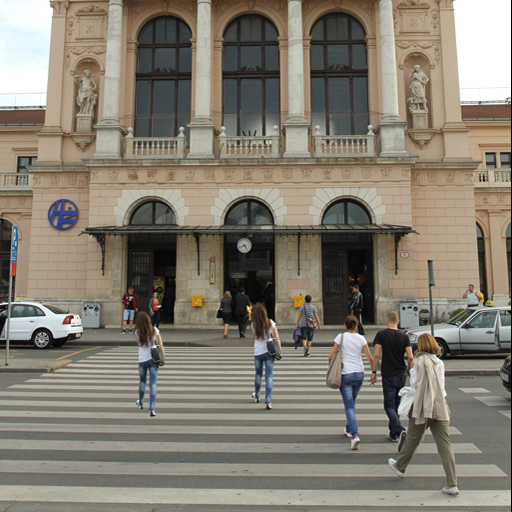
#> input picture input/example.png, 512 x 512 px
$ python detector.py input/example.png out input/example.png
#> lines starting #> are read from the running program, lines starting #| are printed output that depends on the picture; after the words box and inside, x2 and y2 are one past the last pixel; in counts of white or black regions, pixels touching at a corner belong together
import sys
import os
import time
import cv2
import numpy as np

BLOCK = 16
STRIDE = 4
FEATURES = 15
NEIGHBORS = 14
MIN_PAIRS = 12

def frequency_positions():
    positions = []
    s = 1
    while len(positions) < FEATURES:
        for k in range(s + 1):
            if len(positions) >= FEATURES:
                break
            x = k if s % 2 == 0 else s - k
            y = s - x
            positions.append((x, y))
        s += 1
    return positions

def preprocess_image(bgr, max_dimension=768):
    if bgr is None or max_dimension < 1:
        raise ValueError("Invalid image for preprocessing")
    if len(bgr.shape) == 3 and bgr.shape[2] == 3:
        gray = cv2.cvtColor(bgr, cv2.COLOR_BGR2GRAY)
    elif len(bgr.shape) == 3 and bgr.shape[2] == 4:
        gray = cv2.cvtColor(bgr, cv2.COLOR_BGRA2GRAY)
    elif len(bgr.shape) == 2:
        gray = bgr.copy()
    else:
        raise ValueError("Unsupported number of image channels")

    h, w = gray.shape[:2]
    largest = max(h, w)
    if largest > max_dimension:
        scale = max_dimension / largest
        new_w = max(1, int(round(w * scale)))
        new_h = max(1, int(round(h * scale)))
        gray = cv2.resize(gray, (new_w, new_h), interpolation=cv2.INTER_AREA)
    return gray

# [6 lines left out: function covers_region_blocks, not called in this run]

def filter_periodic_lattice_groups(groups, min_pairs=12, collinearity_threshold=0.96, max_harmonic_siblings=2):
    """
    Identifies and suppresses displacement groups generated by periodic natural or architectural
    structures (such as brick walls, fences, window columns, or floor tiles).
    When an image contains periodic textures, matching blocks occur at regular harmonic intervals
    (e.g., dx, 2*dx, 3*dx), resulting in multiple collinear displacement groups with high sibling counts.
    """
    valid_groups = {k: v for k, v in groups.items() if len(v) >= min_pairs}
    if len(valid_groups) <= 2:
        return valid_groups

    keys = list(valid_groups.keys())
    periodic_keys = set()

    for i in range(len(keys)):
        collinear_siblings = 0
        u = np.array(keys[i], dtype=float)
        nu = np.linalg.norm(u)
        if nu == 0:
            continue
        for j in range(len(keys)):
            if i == j:
                continue
            v = np.array(keys[j], dtype=float)
            nv = np.linalg.norm(v)
            if nv == 0:
                continue
            cos_sim = abs(np.dot(u, v) / (nu * nv))
            if cos_sim >= collinearity_threshold:
                collinear_siblings += 1
        if collinear_siblings > max_harmonic_siblings:
            periodic_keys.add(keys[i])

    filtered = {k: v for k, v in valid_groups.items() if k not in periodic_keys}
    return filtered

def detect_dct(gray, dist_threshold=0.30, min_pairs=MIN_PAIRS, deviation_threshold=12, filter_periodic=True):
    h, w = gray.shape[:2]
    mask = np.zeros((h, w), dtype=np.uint8)
    color = cv2.cvtColor(gray, cv2.COLOR_GRAY2BGR)
    visualization = np.hstack([color, color])

    if w < BLOCK or h < BLOCK:
        return {'mask': mask, 'visualization': visualization, 'candidate_pairs': 0, 'consistent_pairs': 0, 'displacement_groups': 0}

    positions = frequency_positions()
    descriptors = []
    blocks = []

    for y in range(0, h - BLOCK + 1, STRIDE):
        for x in range(0, w - BLOCK + 1, STRIDE):
            patch = gray[y:y+BLOCK, x:x+BLOCK]
            mean, deviation = cv2.meanStdDev(patch)
            if deviation[0][0] < deviation_threshold:
                continue
            patch_f = patch.astype(np.float32)
            transformed = cv2.dct(patch_f)
            # transformed[row, col] -> row = py, col = px
            desc = np.array([transformed[py, px] for px, py in positions], dtype=np.float32)
            length = np.linalg.norm(desc)
            if length < 1.0:
                continue
            desc /= length
            descriptors.append(desc)
            blocks.append((x, y))

    if len(descriptors) < min_pairs * 2:
        return {'mask': mask, 'visualization': visualization, 'candidate_pairs': 0, 'consistent_pairs': 0, 'displacement_groups': 0}

    desc_arr = np.array(descriptors, dtype=np.float32)
    flann = cv2.FlannBasedMatcher(dict(algorithm=1, trees=4), dict(checks=64))
    k_matches = min(NEIGHBORS, len(desc_arr))
    nearest = flann.knnMatch(desc_arr, desc_arr, k=k_matches)

    groups = {}
    candidate_pairs = 0

    for neighbors in nearest:
        accepted = 0
        for m in neighbors:
            a = blocks[m.queryIdx]
            b = blocks[m.trainIdx]
            if m.distance >= dist_threshold or np.hypot(a[0] - b[0], a[1] - b[1]) < 32 or (a[0], a[1]) >= (b[0], b[1]):
                continue
            shift_x = b[0] - a[0]
            shift_y = b[1] - a[1]
            group_key = (int(round(shift_x / 8.0)), int(round(shift_y / 8.0)))
            if group_key not in groups:
                groups[group_key] = []
            groups[group_key].append({'a': a, 'b': b, 'dist': m.distance})
            candidate_pairs += 1
            accepted += 1
            if accepted == 3:
                break

    displacement_groups = 0
    verified = []
    occ_rows = (h - BLOCK) // STRIDE + 1
    occ_cols = (w - BLOCK) // STRIDE + 1

    target_groups = filter_periodic_lattice_groups(groups, min_pairs=min_pairs) if filter_periodic else {k: v for k, v in groups.items() if len(v) >= min_pairs}

    for group_key, pairs in target_groups.items():
        pairs.sort(key=lambda p: p['dist'])
        used_src = set()
        used_tgt = set()
        distinct = []
        occupied = np.zeros((occ_rows, occ_cols), dtype=np.uint8)

        for p in pairs:
            a = p['a']
            b = p['b']
            if a in used_src or b in used_tgt:
                continue
            used_src.add(a)
            used_tgt.add(b)
            distinct.append(p)
            occupied[a[1] // STRIDE, a[0] // STRIDE] = 255

        if len(distinct) < min_pairs:
            continue

        num_labels, labels = cv2.connectedComponents(occupied, connectivity=8)
        components = [[] for _ in range(num_labels)]
        for p in distinct:
            lbl = labels[p['a'][1] // STRIDE, p['a'][0] // STRIDE]
            components[lbl].append(p)

        kept_group = False
        for lbl in range(1, num_labels):
            comp = components[lbl]
            if len(comp) < min_pairs or not covers_region_blocks(comp):
                continue
            kept_group = True
            verified.extend(comp)
        if kept_group:
            displacement_groups += 1

    for p in verified:
        cv2.rectangle(mask, (p['a'][0], p['a'][1]), (p['a'][0] + BLOCK, p['a'][1] + BLOCK), 255, -1)
        cv2.rectangle(mask, (p['b'][0], p['b'][1]), (p['b'][0] + BLOCK, p['b'][1] + BLOCK), 255, -1)

    step = max(1, (len(verified) + 149) // 150)
    for i in range(0, len(verified), step):
        pt_a = (verified[i]['a'][0] + BLOCK // 2, verified[i]['a'][1] + BLOCK // 2)
        pt_b = (verified[i]['b'][0] + w + BLOCK // 2, verified[i]['b'][1] + BLOCK // 2)
        cv2.line(visualization, pt_a, pt_b, (0, 220, 0), 1, cv2.LINE_AA)
        cv2.circle(visualization, pt_a, 2, (0, 255, 255), -1)
        cv2.circle(visualization, pt_b, 2, (0, 255, 255), -1)

    return {
        'mask': mask,
        'visualization': visualization,
        'candidate_pairs': candidate_pairs,
        'consistent_pairs': len(verified),
        'displacement_groups': displacement_groups
    }

def covers_region_points(points):
    if len(points) < 8:
        return False
    pts = np.array(points, dtype=np.float32)
    min_x, min_y = pts.min(axis=0)
    max_x, max_y = pts.max(axis=0)
    hull = cv2.convexHull(pts)
    area = cv2.contourArea(hull)
    return (max_x - min_x >= 20) and (max_y - min_y >= 20) and (area >= 400)

def detect_orb(gray, max_features=2500, ransac_threshold=4.0, min_inliers=8, filter_periodic=True):
    h, w = gray.shape[:2]
    mask = np.zeros((h, w), dtype=np.uint8)
    color = cv2.cvtColor(gray, cv2.COLOR_GRAY2BGR)
    visualization = np.hstack([color, color])

    if h < 32 or w < 32:
        return {'mask': mask, 'visualization': visualization, 'candidate_matches': 0, 'inliers': 0}

    orb = cv2.ORB_create(max_features)
    keypoints, descriptors = orb.detectAndCompute(gray, None)
    if descriptors is None or len(descriptors) < 8:
        return {'mask': mask, 'visualization': visualization, 'candidate_matches': 0, 'inliers': 0}

    matcher = cv2.BFMatcher(cv2.NORM_HAMMING)
    k_matches = min(12, len(descriptors))
    neighbors = matcher.knnMatch(descriptors, descriptors, k=k_matches)

    best = [-1] * len(keypoints)
    distances = [0.0] * len(keypoints)

    for i, match_list in enumerate(neighbors):
        nearest_idx = -1
        first_dist = float('inf')
        second_dist = float('inf')
        pt_i = keypoints[i].pt
        for m in match_list:
            if m.queryIdx == m.trainIdx:
                continue
            pt_train = keypoints[m.trainIdx].pt
            if np.hypot(pt_i[0] - pt_train[0], pt_i[1] - pt_train[1]) < 48:
                continue
            if nearest_idx < 0:
                nearest_idx = m.trainIdx
                first_dist = m.distance
            else:
                second_dist = m.distance
                break
        if nearest_idx >= 0 and first_dist <= 48 and first_dist < 0.8 * second_dist:
            best[i] = nearest_idx
            distances[i] = first_dist

    candidates = []
    for a in range(len(best)):
        b = best[a]
        if b <= a or best[b] != a:
            continue
        src = a
        tgt = b
        p = keypoints[src].pt
        q = keypoints[tgt].pt
        if (p[0], p[1]) > (q[0], q[1]):
            src, tgt = tgt, src
        candidates.append(cv2.DMatch(src, tgt, distances[a]))

    candidates.sort(key=lambda m: m.distance)
    source_cells = set()
    target_cells = set()
    distinct = []
    for m in candidates:
        p = keypoints[m.queryIdx].pt
        q = keypoints[m.trainIdx].pt
        sc = (int(p[0]) // 8, int(p[1]) // 8)
        tc = (int(q[0]) // 8, int(q[1]) // 8)
        if sc in source_cells or tc in target_cells:
            continue
        source_cells.add(sc)
        target_cells.add(tc)
        distinct.append(m)

    candidate_count = len(distinct)
    if candidate_count < 8:
        return {'mask': mask, 'visualization': visualization, 'candidate_matches': candidate_count, 'inliers': 0}

    src_pts = np.array([keypoints[m.queryIdx].pt for m in distinct], dtype=np.float32)
    tgt_pts = np.array([keypoints[m.trainIdx].pt for m in distinct], dtype=np.float32)

    transform, inliers = cv2.estimateAffinePartial2D(src_pts, tgt_pts, method=cv2.RANSAC,
                                                    ransacReprojThreshold=ransac_threshold, maxIters=3000,
                                                    confidence=0.995, refineIters=10)
    if transform is None or inliers is None:
        return {'mask': mask, 'visualization': visualization, 'candidate_matches': candidate_count, 'inliers': 0}

    scale = np.hypot(transform[0, 0], transform[1, 0])
    inlier_mask = inliers.flatten().astype(bool)
    if scale < 0.55 or scale > 1.8 or np.count_nonzero(inlier_mask) < min_inliers:
        return {'mask': mask, 'visualization': visualization, 'candidate_matches': candidate_count, 'inliers': 0}

    verified_src = src_pts[inlier_mask]
    verified_tgt = tgt_pts[inlier_mask]
    verified_matches = [distinct[i] for i in range(len(distinct)) if inlier_mask[i]]

    if not covers_region_points(verified_src) or not covers_region_points(verified_tgt):
        return {'mask': mask, 'visualization': visualization, 'candidate_matches': candidate_count, 'inliers': 0}

    if filter_periodic:
        # Check if verified inliers form transitive chains (A -> B -> C), characteristic of periodic lattice architecture
        chain_count = 0
        for t in verified_tgt:
            dists = np.linalg.norm(verified_src - t, axis=1)
            if np.any(dists < 16.0):
                chain_count += 1
        if chain_count >= 2:
            return {'mask': mask, 'visualization': visualization, 'candidate_matches': candidate_count, 'inliers': 0}

    for pt in verified_src:
        cv2.circle(mask, (int(round(pt[0])), int(round(pt[1]))), 13, 255, -1)
    for pt in verified_tgt:
        cv2.circle(mask, (int(round(pt[0])), int(round(pt[1]))), 13, 255, -1)

    visualization = cv2.drawMatches(gray, keypoints, gray, keypoints, verified_matches, None,
                                    matchColor=(0, 220, 0), singlePointColor=(100, 100, 100),
                                    flags=cv2.DrawMatchesFlags_NOT_DRAW_SINGLE_POINTS)

    return {
        'mask': mask,
        'visualization': visualization,
        'candidate_matches': candidate_count,
        'inliers': len(verified_matches)
    }

def localize_forgery(bgr, dct_mask, orb_mask, min_area=180):
    combined = cv2.bitwise_or(dct_mask, orb_mask)
    closing = cv2.getStructuringElement(cv2.MORPH_ELLIPSE, (9, 9))
    opening = cv2.getStructuringElement(cv2.MORPH_ELLIPSE, (3, 3))
    cleaned = cv2.morphologyEx(combined, cv2.MORPH_CLOSE, closing)
    cleaned = cv2.morphologyEx(cleaned, cv2.MORPH_OPEN, opening)

    num_labels, labels, stats, centroids = cv2.connectedComponentsWithStats(cleaned)
    final_mask = np.zeros_like(cleaned)
    boxes = []

    for i in range(1, num_labels):
        area = stats[i, cv2.CC_STAT_AREA]
        if area < min_area:
            continue
        final_mask[labels == i] = 255
        boxes.append((
            int(stats[i, cv2.CC_STAT_LEFT]),
            int(stats[i, cv2.CC_STAT_TOP]),
            int(stats[i, cv2.CC_STAT_WIDTH]),
            int(stats[i, cv2.CC_STAT_HEIGHT])
        ))

    highlighted = bgr.copy()
    highlighted[final_mask > 0] = [30, 30, 255]
    annotated = cv2.addWeighted(bgr, 0.55, highlighted, 0.45, 0)
    for x, y, bw, bh in boxes:
        cv2.rectangle(annotated, (x, y), (x + bw, y + bh), (0, 255, 255), 2)

    return {'mask': final_mask, 'annotated': annotated, 'boxes': boxes}

def evaluate_metrics(pred_mask, truth_mask):
    pred = pred_mask > 0
    truth = truth_mask > 0
    tp = np.count_nonzero(pred & truth)
    fp = np.count_nonzero(pred & ~truth)
    fn = np.count_nonzero(~pred & truth)
    precision = tp / (tp + fp) if (tp + fp) > 0 else 0.0
    recall = tp / (tp + fn) if (tp + fn) > 0 else 0.0
    f1 = (2 * precision * recall) / (precision + recall) if (precision + recall) > 0 else 0.0
    iou = tp / (tp + fp + fn) if (tp + fp + fn) > 0 else 0.0
    return {
        'tp': tp, 'fp': fp, 'fn': fn,
        'precision': precision, 'recall': recall, 'f1': f1, 'iou': iou
    }

# [17 lines left out: function create_overlap_visualization, not called in this run]

def run_detection(input_path, output_dir="results/python/run", truth_mask_path=None, filter_periodic=True):
#> called with input_path = 'input/example.png', output_dir = 'out', truth_mask_path = 'input/example.png', filter_periodic = True
    bgr = cv2.imread(input_path, cv2.IMREAD_COLOR)
#> bgr is the input picture: shape (512, 512, 3); mean B, G, R 113.5, 125.3, 131.6
    if bgr is None:
        raise FileNotFoundError(f"Cannot open input image: {input_path}")
    orig_h, orig_w = bgr.shape[:2]

    truth = None
    if truth_mask_path:
        raw_truth = cv2.imread(truth_mask_path, cv2.IMREAD_UNCHANGED)
        if raw_truth is None:
            raise FileNotFoundError(f"Cannot open ground-truth mask: {truth_mask_path}")
        if len(raw_truth.shape) == 3:
            truth = np.any(raw_truth[:, :, :3] != 0, axis=2).astype(np.uint8) * 255
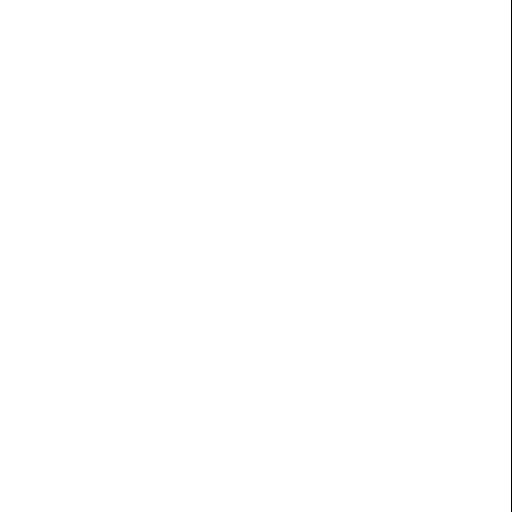
#> truth: shape (512, 512); 99.8% white; black in thin lines or dots, all inside (x1, y1, x2, y2) = (511, 0, 512, 512)
        else:
            truth = (raw_truth != 0).astype(np.uint8) * 255

    os.makedirs(output_dir, exist_ok=True)
    start_time = time.perf_counter()

    gray = preprocess_image(bgr)
#> in preprocess_image, `gray = cv2.cvtColor(bgr, cv2.COLOR_BGR2GRAY)`:
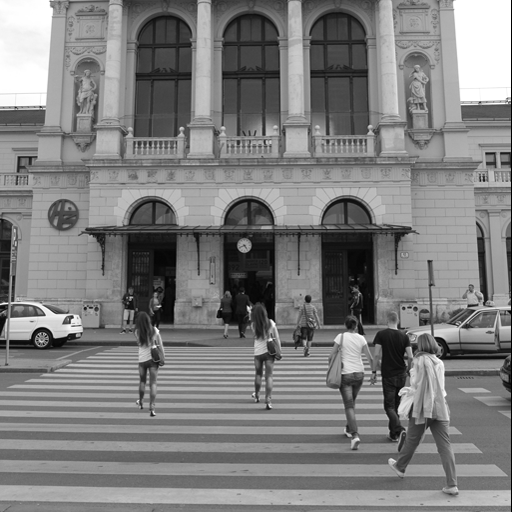
#> gray: shape (512, 512); min 0, max 255, mean 125.9
    proc_h, proc_w = gray.shape[:2]
    if (orig_w, orig_h) != (proc_w, proc_h):
        bgr = cv2.resize(bgr, (proc_w, proc_h), interpolation=cv2.INTER_AREA)
    if truth is not None and (truth.shape[1], truth.shape[0]) != (proc_w, proc_h):
        truth = cv2.resize(truth, (proc_w, proc_h), interpolation=cv2.INTER_NEAREST)

    dct_res = detect_dct(gray, filter_periodic=filter_periodic)
#> in detect_dct, `visualization = np.hstack([color, color])`:
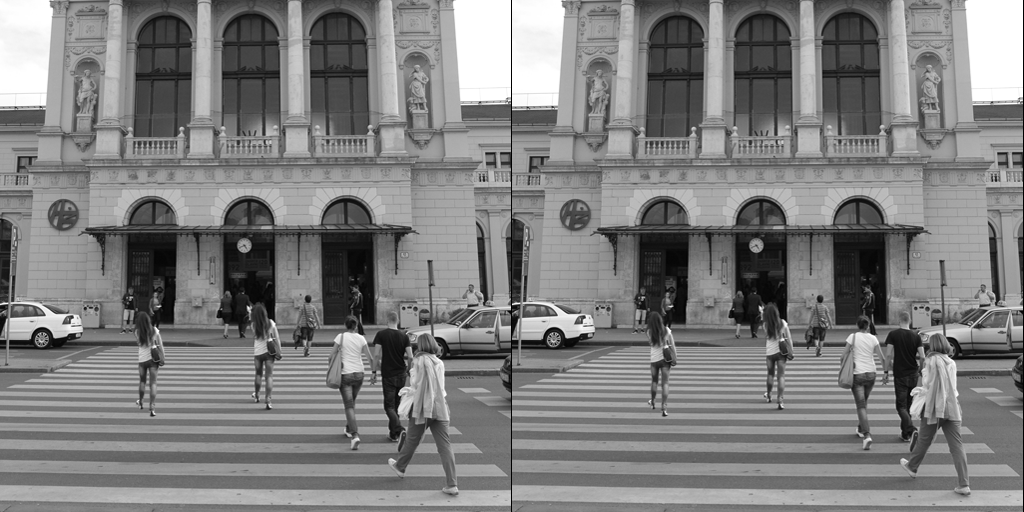
#> visualization: shape (512, 1024, 3); min 0, max 255, mean 125.9
#> after the loop in detect_dct, `for y in range(0, h - BLOCK + 1, STRIDE):`: blocks = 13160 pairs, first value 0 to 496, second value 0 to 496; descriptors = 13160 items
#> in detect_dct, `k_matches = min(NEIGHBORS, len(desc_arr))`: k_matches = 14
#> in detect_dct, `nearest = flann.knnMatch(desc_arr, desc_arr, k=k_matches)`: nearest = 13160 matches
#> after the loop in detect_dct, `for neighbors in nearest:`: candidate_pairs = 11355; groups = 1950 items
#> in filter_periodic_lattice_groups, `valid_groups = {k: v for k, v in groups.items() if len(v) >= min_pairs}`: valid_groups = 140 items
#> in filter_periodic_lattice_groups, `keys = list(valid_groups.keys())`: keys = 140 pairs, first value 0 to 58, second value -34 to 46
#> the loop in filter_periodic_lattice_groups, `for i in range(len(keys)):` made 140 passes
#> (u, nu) on passes 1 to 4: ([20, 0], 20), ([22, 2], 22.09), ([22, 0], 22), ([11, 0], 11)
#> after the loop in filter_periodic_lattice_groups, `for i in range(len(keys)):`: periodic_keys = 140 items
#> in filter_periodic_lattice_groups, `filtered = {k: v for k, v in valid_groups.items() if k not in periodic..`: filtered = 0 items
#> after the loop in detect_dct, `for group_key, pairs in target_groups.items():`: displacement_groups = 0; verified = []
#> in detect_dct, `step = max(1, (len(verified) + 149) // 150)`: step = 1
#> dct_res = 5 items
    orb_res = detect_orb(gray, filter_periodic=filter_periodic)
#> in detect_orb, `keypoints, descriptors = orb.detectAndCompute(gray, None)`: keypoints = 2500 keypoints; strongest (x, y, size): (72, 317, 31), (248, 308, 31), (69, 322, 31), (55, 337, 31)
#> in detect_orb, `k_matches = min(12, len(descriptors))`: k_matches = 12
#> in detect_orb, `neighbors = matcher.knnMatch(descriptors, descriptors, k=k_matches)`: neighbors = 2500 matches
#> in detect_orb, `best = [-1] * len(keypoints)`: best = 2500 values from -1 to -1
#> in detect_orb, `distances = [0.0] * len(keypoints)`: distances = 2500 values from 0 to 0
#> the loop in detect_orb, `for i, match_list in enumerate(neighbors):` made 2500 passes
#> pt_i on passes 1 to 3: (84, 308), (378, 378), (380, 378)
#> the loop in detect_orb, `for m in candidates:` made 45 passes
#> the loop in detect_orb, `for t in verified_tgt:` made 15 passes
#> t on passes 1 to 4: [328.5, 203], [337.4, 197.1], [247.8, 197.1], [238.9, 196.6]
    loc_res = localize_forgery(bgr, dct_res['mask'], orb_res['mask'])
    elapsed_ms = (time.perf_counter() - start_time) * 1000.0

    cv2.imwrite(os.path.join(output_dir, "01_input.png"), bgr)
    cv2.imwrite(os.path.join(output_dir, "02_grayscale.png"), gray)
    cv2.imwrite(os.path.join(output_dir, "03_dct_mask.png"), dct_res['mask'])
    cv2.imwrite(os.path.join(output_dir, "04_orb_mask.png"), orb_res['mask'])
    cv2.imwrite(os.path.join(output_dir, "05_final_mask.png"), loc_res['mask'])
    cv2.imwrite(os.path.join(output_dir, "06_highlighted.png"), loc_res['annotated'])
    cv2.imwrite(os.path.join(output_dir, "07_orb_matches.png"), orb_res['visualization'])
    cv2.imwrite(os.path.join(output_dir, "08_dct_matches.png"), dct_res['visualization'])

    total_pixels = proc_w * proc_h
    flagged_pixels = np.count_nonzero(loc_res['mask'])
    area_percent = (100.0 * flagged_pixels) / total_pixels
    assessment = "SUSPICIOUS MATCHED REGIONS" if len(loc_res['boxes']) > 0 else "NO STRONG COPY-MOVE INDICATORS"

    report_lines = [
        "CLASSICAL DIP COPY-MOVE ANALYSIS",
        f"Image: {os.path.basename(input_path)}",
        f"Original dimensions: {orig_w} x {orig_h}",
        f"Processed dimensions: {proc_w} x {proc_h}",
        f"DCT candidate pairs: {dct_res['candidate_pairs']}",
        f"DCT consistent pairs: {dct_res['consistent_pairs']}",
        f"DCT displacement groups: {dct_res['displacement_groups']}",
        f"ORB candidate matches: {orb_res['candidate_matches']}",
        f"ORB RANSAC inliers: {orb_res['inliers']}",
        f"Suspicious connected regions: {len(loc_res['boxes'])}",
        f"Flagged area: {area_percent:.2f}%",
        f"Processing time (excluding image loading and saving): {elapsed_ms:.2f} ms",
        f"Assessment: {assessment}",
        "Bounding boxes (zero-based x y width height, processed pixels):"
    ]
    for i, box in enumerate(loc_res['boxes']):
        report_lines.append(f"  {i + 1}: {box[0]} {box[1]} {box[2]} {box[3]}")
#> this loop made 0 passes
    report_lines.append("Both source and copied regions may be marked. Natural repeated patterns can also match.")
    report_lines.append("The result is an indicator, not proof of manipulation.")

    scores = None
    if truth is not None:
        scores = evaluate_metrics(loc_res['mask'], truth)
        report_lines.extend([
            f"Ground-truth mask: {os.path.basename(truth_mask_path)}",
            "Evaluation uses processed pixels and nearest-neighbor truth resizing.",
            "Zero denominators produce a score of 0, including two empty masks.",
            f"TP: {scores['tp']} FP: {scores['fp']} FN: {scores['fn']}",
            f"Precision: {scores['precision']:.4f}",
            f"Recall: {scores['recall']:.4f}",
            f"F1: {scores['f1']:.4f}",
            f"IoU: {scores['iou']:.4f}"
        ])
    else:
        report_lines.append("Evaluation: no ground-truth mask supplied.")

    report_path = os.path.join(output_dir, "report.txt")
    with open(report_path, "w", encoding="utf-8") as f:
        f.write("\n".join(report_lines) + "\n")

    print(f"\n{assessment}")
#| NO STRONG COPY-MOVE INDICATORS
    print(f"DCT consistent pairs: {dct_res['consistent_pairs']}")
#| DCT consistent pairs: 0
    print(f"ORB inliers: {orb_res['inliers']}")
#| ORB inliers: 0
    print(f"Suspicious regions: {len(loc_res['boxes'])}")
#| Suspicious regions: 0
    print(f"Flagged area: {area_percent:.2f}%")
#| Flagged area: 0.00%
    print(f"Elapsed time: {elapsed_ms:.2f} ms")
    if scores:
        print(f"Precision: {scores['precision']:.4f}")
#| Precision: 0.0000
        print(f"Recall: {scores['recall']:.4f}")
#| Recall: 0.0000
        print(f"F1: {scores['f1']:.4f}")
#| F1: 0.0000
        print(f"IoU: {scores['iou']:.4f}")
#| IoU: 0.0000
    print(f"Results saved in: {os.path.abspath(output_dir)}")

if __name__ == "__main__":
    if len(sys.argv) < 2 or sys.argv[1] in ("-h", "--help"):
        print("Usage: python detector.py <input_image> [output_folder] [truth_mask]")
        sys.exit(0)
    input_img = sys.argv[1]
    out_dir = sys.argv[2] if len(sys.argv) >= 3 else "results/run"
    mask_file = sys.argv[3] if len(sys.argv) >= 4 else None
    run_detection(input_img, out_dir, mask_file)
